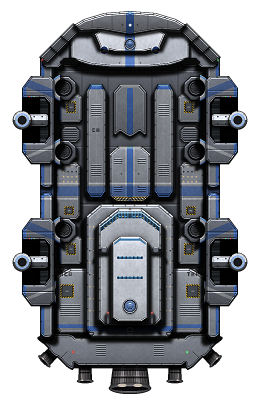
#> input picture graphics/ships/terralight/tl_tiamat.png, 260 x 400 px, found by its file name
$ python make_github_art.py
#> lines starting #> are read from the running program, lines starting #| are printed output that depends on the picture
import os as _os; _ROOT = _os.path.dirname(_os.path.abspath(__file__))
# GitHub README art for Terra Light: banner.png + roster.png (sprites from the built mod / ss_style composites)
import json, math, random, os
from PIL import Image, ImageDraw, ImageFont, ImageFilter
M = _ROOT + '/build/TerraLight/'; SS = _ROOT + '/ss_style/'
F = _ROOT + '/tools/fonts/'
OUT = _ROOT + '/../docs/'
os.makedirs(OUT, exist_ok=True)

def orb(size, w='Bold'):
    f = ImageFont.truetype(F + 'Orbitron.ttf', size)
    try: f.set_variation_by_name(w)
    except Exception: pass
    return f
def raj(size, semi=True): return ImageFont.truetype(F + ('Rajdhani-SemiBold.ttf' if semi else 'Rajdhani-Medium.ttf'), size)

SPR = {  # full-looking sprite per ship (moving parts composited in)
 'tiamat': M + 'graphics/ships/terralight/tl_tiamat.png', 'asura': M + 'graphics/ships/terralight/tl_asura.png',
 'neow': M + 'graphics/ships/terralight/tl_neow.png', 'artemis': M + 'graphics/ships/terralight/tl_artemis.png',
 'siren': SS + 'siren_ss_v12_battleship.png', 'hastur': SS + 'hastur_ss_v4_full.png',
 'hannibal': M + 'graphics/ships/terralight/tl_hannibal.png', 'regulus': M + 'graphics/ships/terralight/tl_regulus.png',
 'duilius': M + 'graphics/ships/terralight/tl_duilius.png', 'abaddon': M + 'graphics/ships/terralight/tl_abaddon.png',
 'iris': M + 'graphics/ships/terralight/tl_iris.png', 'selene': M + 'graphics/ships/terralight/tl_selene.png',
 'fenrir': SS + 'fenrir_ss_v4_full.png', 'hellhound': SS + 'hellhound_ss_v4_full.png', 'garm': SS + 'garm_ss_v4_full.png'}
ENGC = {'tiamat': (225, 120, 255), 'asura': (255, 150, 60), 'neow': (255, 150, 60), 'artemis': (255, 110, 190), 'siren': (255, 150, 60),
        'hastur': (90, 220, 240), 'hannibal': (225, 120, 255), 'regulus': (60, 225, 190), 'duilius': (255, 210, 90), 'abaddon': (120, 255, 150),
        'iris': (255, 110, 190), 'selene': (225, 120, 255), 'fenrir': (255, 150, 60), 'hellhound': (100, 170, 255), 'garm': (255, 150, 60)}

def ship_img(k):
    im = Image.open(SPR[k]).convert('RGBA')
    if k == 'abaddon':      # docked warhead under the frame
        t = Image.open(M + 'graphics/missiles/terralight/tl_apocalypse.png').convert('RGBA')
        base = Image.new('RGBA', im.size, (0, 0, 0, 0))
        base.alpha_composite(t, (im.width // 2 - t.width // 2, int(im.height / 2 - 9.5) - t.height // 2)); base.alpha_composite(im); im = base
    return im

def engines(k):
    h = json.load(open(M + f'data/hulls/tl_{k}.ship')); CX, CY = h['center']; H = h['height']
    return [(CX - e['location'][1], H - (e['location'][0] + CY), e['width'], e['length'], e['angle']) for e in h['engineSlots']]

def with_flames(k, scale):
    """sprite + soft additive-looking exhaust plumes below it, scaled"""
    im = ship_img(k); pad = 140
    c = Image.new('RGBA', (im.width + 2 * pad, im.height + 2 * pad), (0, 0, 0, 0))
    glow = Image.new('RGBA', c.size, (0, 0, 0, 0)); g = ImageDraw.Draw(glow)
    col = ENGC[k]
    for (x, y, w, L, ang) in engines(k):
        x += pad; y += pad; a = math.radians(ang)
        ux, uy = -math.sin(a), -math.cos(a)
        L = L * 0.75
        for i in range(14):
            f = i / 13; r = w * (0.55 - 0.4 * f)
            cx, cy = x + ux * L * f, y + uy * L * f
            al = int(200 * (1 - f) ** 1.3)
            g.ellipse([cx - r, cy - r, cx + r, cy + r], fill=(*col, al))
        g.ellipse([x - w * 0.3, y - w * 0.3, x + w * 0.3, y + w * 0.3], fill=(255, 250, 240, 230))
    glow = glow.filter(ImageFilter.GaussianBlur(5))
    c.alpha_composite(glow); c.alpha_composite(im, (pad, pad))
    return c.resize((int(c.width * scale), int(c.height * scale)), Image.LANCZOS), pad * scale

def space(W, H, seed=3, density=1.0):
#> called with W = 1280, H = 480, seed = 3, density = 1
    random.seed(seed)
    bg = Image.new('RGBA', (W, H), (6, 8, 18, 255))
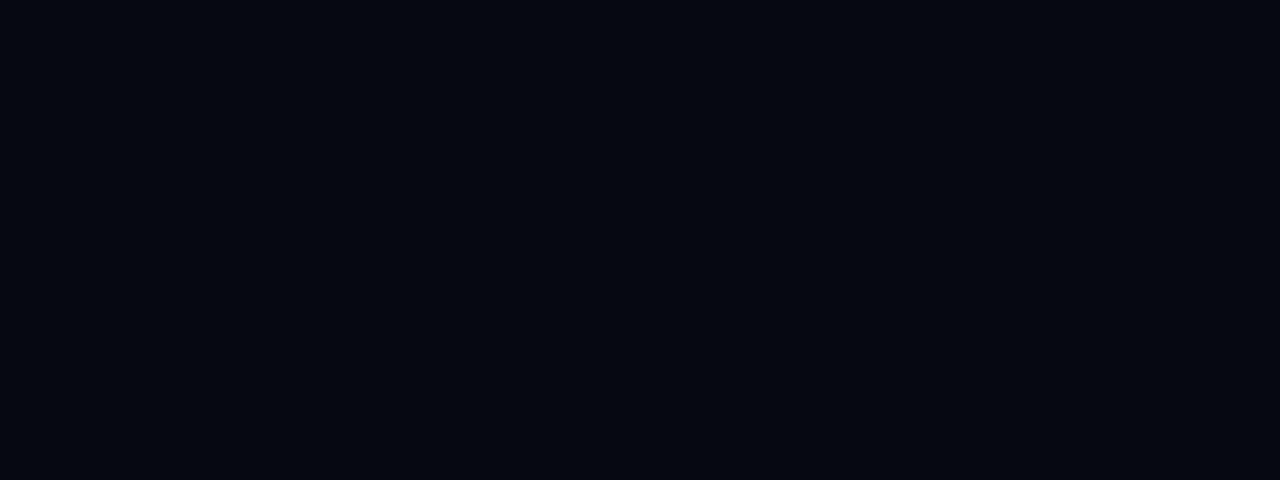
#> bg: PIL image 1280x480 RGBA; mean R, G, B, A 6, 8, 18, 255
    neb = Image.new('RGBA', (W, H), (0, 0, 0, 0)); n = ImageDraw.Draw(neb)
#> after `neb = Image.new('RGBA', (W, H), (0, 0, 0, 0))`: neb: PIL image 1280x480 RGBA; every value is 0
    for (cx, cy, r, col) in [(W * 0.78, H * 0.35, 260, (120, 40, 170, 120)), (W * 0.55, H * 0.9, 220, (40, 60, 160, 110)),
                             (W * 0.95, H * 0.85, 200, (200, 60, 140, 80)), (W * 0.2, H * 0.1, 180, (30, 80, 150, 70))]:
        n.ellipse([cx - r, cy - r * 0.7, cx + r, cy + r * 0.7], fill=col)
    bg.alpha_composite(neb.filter(ImageFilter.GaussianBlur(90)))
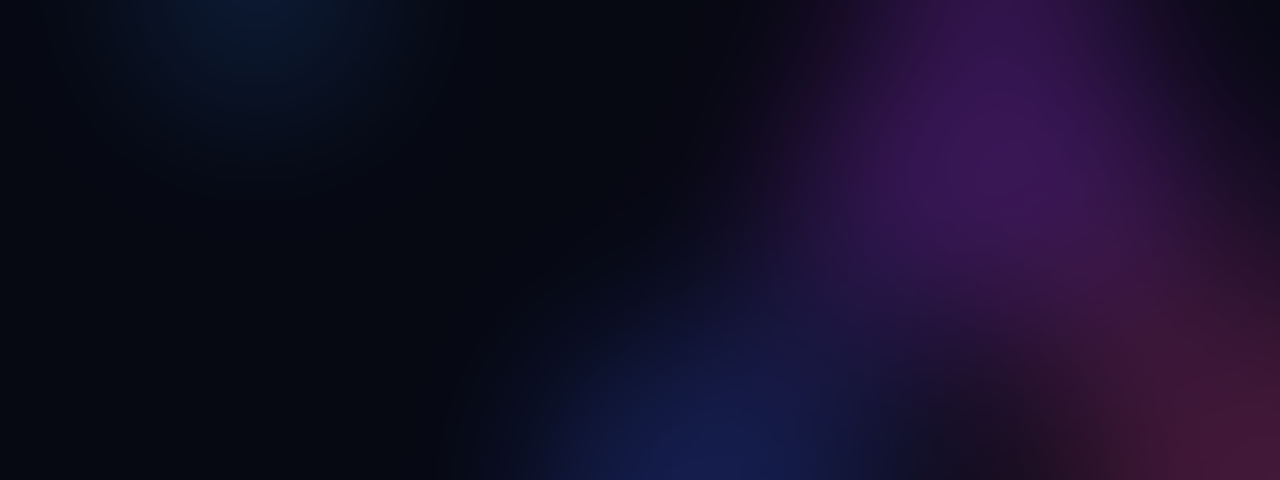
#> bg: PIL image 1280x480 RGBA; mean R, G, B, A 20.8, 14.1, 38.5, 255
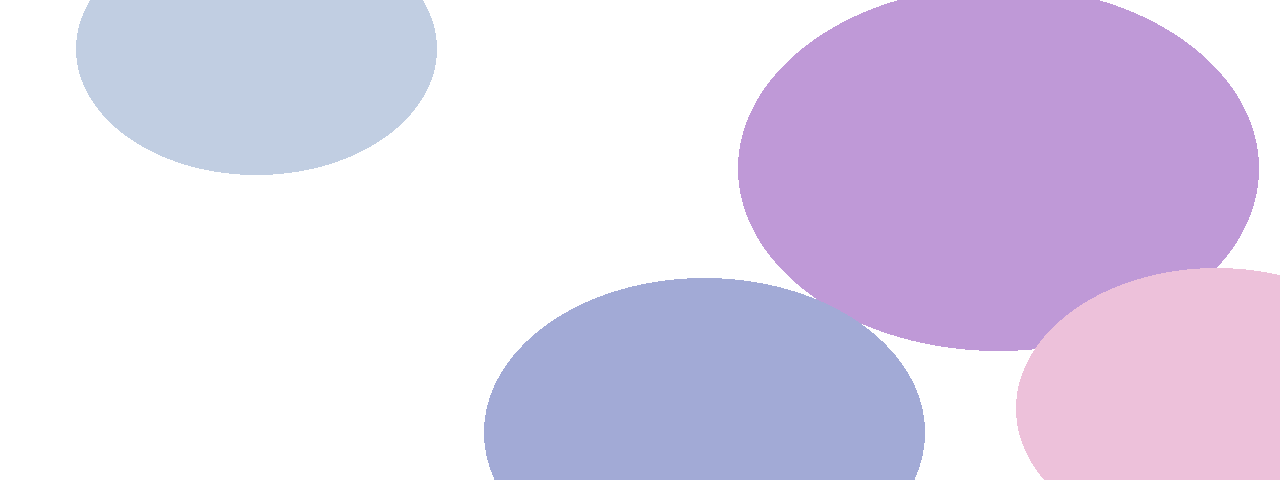
#> neb: PIL image 1280x480 RGBA; mean R, G, B, A 51.1, 28.2, 82.6, 53.4; transparent parts drawn white
    s = ImageDraw.Draw(bg)
    for _ in range(int(W * H / 1400 * density)):
        x, y = random.random() * W, random.random() * H; b = random.randint(90, 255); r = random.choice([0.5, 0.6, 0.8, 1.1, 1.5])
        s.ellipse([x - r, y - r, x + r, y + r], fill=(b, b, min(255, b + 20), 255))
    return bg

# ------------------------------------------------------------------ banner
W, H = 1280, 480
b = space(W, H)
fleet = [('siren', 0.40, 760, 170), ('tiamat', 0.40, 900, 160), ('neow', 0.40, 1040, 175), ('asura', 0.40, 1180, 160),
         ('hastur', 0.40, 720, 350), ('abaddon', 0.36, 860, 345), ('garm', 0.42, 990, 380), ('fenrir', 0.42, 1100, 375),
         ('hellhound', 0.42, 1215, 372)]
for k, sc, x, y in sorted(fleet, key=lambda f: f[3]):
    im, pad = with_flames(k, sc)
#> in ship_img, im is the input picture: PIL image 260x400 RGBA; mean R, G, B, A 52.8, 55.6, 60.7, 170.1
#> in with_flames, `c = Image.new('RGBA', (im.width + 2 * pad, im.height + 2 * pad), (0, 0..`: c: PIL image 540x680 RGBA; every value is 0
#> (the run stopped early here; a loop or call above may not have finished)
